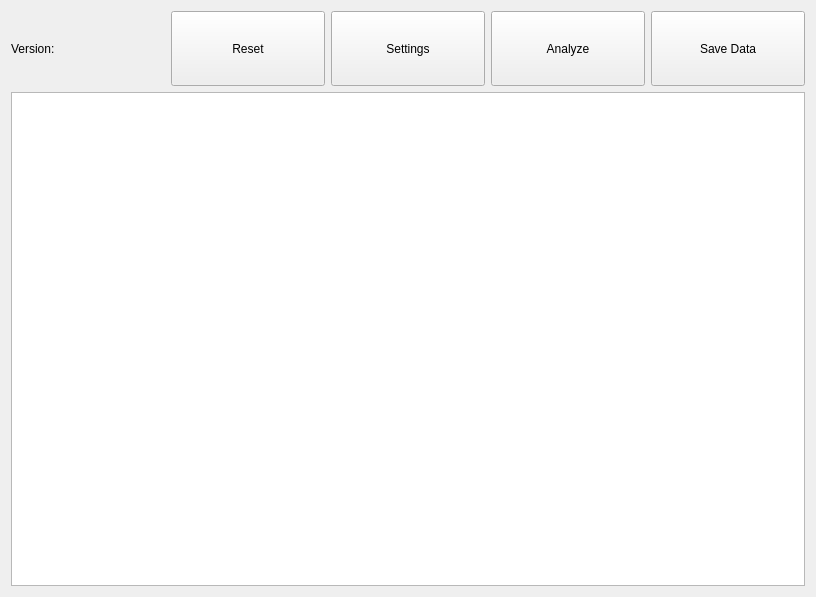
<?xml version="1.0" encoding="UTF-8"?>
<ui version="4.0">
 <class>MainWindow</class>
 <widget class="QMainWindow" name="MainWindow">
  <property name="geometry">
   <rect>
    <x>0</x>
    <y>0</y>
    <width>816</width>
    <height>597</height>
   </rect>
  </property>
  <property name="windowTitle">
   <string>MainWindow</string>
  </property>
  <widget class="QWidget" name="centralWidget">
   <layout class="QVBoxLayout" name="verticalLayout">
    <item>
     <layout class="QHBoxLayout" name="horizontalLayout">
      <item>
       <widget class="QLabel" name="labVersion">
        <property name="minimumSize">
         <size>
          <width>0</width>
          <height>75</height>
         </size>
        </property>
        <property name="font">
         <font>
          <pointsize>9</pointsize>
         </font>
        </property>
        <property name="text">
         <string>Version:</string>
        </property>
        <property name="wordWrap">
         <bool>true</bool>
        </property>
       </widget>
      </item>
      <item>
       <widget class="QPushButton" name="pbReset">
        <property name="sizePolicy">
         <sizepolicy hsizetype="Minimum" vsizetype="Minimum">
          <horstretch>0</horstretch>
          <verstretch>0</verstretch>
         </sizepolicy>
        </property>
        <property name="minimumSize">
         <size>
          <width>0</width>
          <height>75</height>
         </size>
        </property>
        <property name="font">
         <font>
          <pointsize>9</pointsize>
         </font>
        </property>
        <property name="text">
         <string>Reset</string>
        </property>
       </widget>
      </item>
      <item>
       <widget class="QPushButton" name="pbSettings">
        <property name="sizePolicy">
         <sizepolicy hsizetype="Minimum" vsizetype="Minimum">
          <horstretch>0</horstretch>
          <verstretch>0</verstretch>
         </sizepolicy>
        </property>
        <property name="minimumSize">
         <size>
          <width>0</width>
          <height>75</height>
         </size>
        </property>
        <property name="font">
         <font>
          <pointsize>9</pointsize>
         </font>
        </property>
        <property name="text">
         <string>Settings</string>
        </property>
       </widget>
      </item>
      <item>
       <widget class="QPushButton" name="pbAnalyze">
        <property name="sizePolicy">
         <sizepolicy hsizetype="Minimum" vsizetype="Minimum">
          <horstretch>0</horstretch>
          <verstretch>0</verstretch>
         </sizepolicy>
        </property>
        <property name="minimumSize">
         <size>
          <width>0</width>
          <height>75</height>
         </size>
        </property>
        <property name="font">
         <font>
          <pointsize>9</pointsize>
         </font>
        </property>
        <property name="text">
         <string>Analyze</string>
        </property>
       </widget>
      </item>
      <item>
       <widget class="QPushButton" name="pbSaveData">
        <property name="sizePolicy">
         <sizepolicy hsizetype="Minimum" vsizetype="Minimum">
          <horstretch>0</horstretch>
          <verstretch>0</verstretch>
         </sizepolicy>
        </property>
        <property name="minimumSize">
         <size>
          <width>0</width>
          <height>75</height>
         </size>
        </property>
        <property name="font">
         <font>
          <pointsize>9</pointsize>
         </font>
        </property>
        <property name="text">
         <string>Save Data</string>
        </property>
       </widget>
      </item>
     </layout>
    </item>
    <item>
     <widget class="QGraphicsView" name="graphicsView">
      <property name="verticalScrollBarPolicy">
       <enum>Qt::ScrollBarAlwaysOff</enum>
      </property>
      <property name="horizontalScrollBarPolicy">
       <enum>Qt::ScrollBarAlwaysOff</enum>
      </property>
      <property name="alignment">
       <set>Qt::AlignLeading|Qt::AlignLeft|Qt::AlignTop</set>
      </property>
      <property name="cacheMode">
       <set>QGraphicsView::CacheBackground</set>
      </property>
      <property name="transformationAnchor">
       <enum>QGraphicsView::AnchorViewCenter</enum>
      </property>
      <property name="resizeAnchor">
       <enum>QGraphicsView::AnchorViewCenter</enum>
      </property>
      <property name="viewportUpdateMode">
       <enum>QGraphicsView::FullViewportUpdate</enum>
      </property>
      <property name="optimizationFlags">
       <set>QGraphicsView::DontAdjustForAntialiasing|QGraphicsView::DontClipPainter|QGraphicsView::DontSavePainterState</set>
      </property>
     </widget>
    </item>
   </layout>
  </widget>
  <widget class="QMenuBar" name="menuBar">
   <property name="geometry">
    <rect>
     <x>0</x>
     <y>0</y>
     <width>816</width>
     <height>23</height>
    </rect>
   </property>
  </widget>
 </widget>
 <layoutdefault spacing="6" margin="11"/>
 <resources/>
 <connections/>
</ui>
